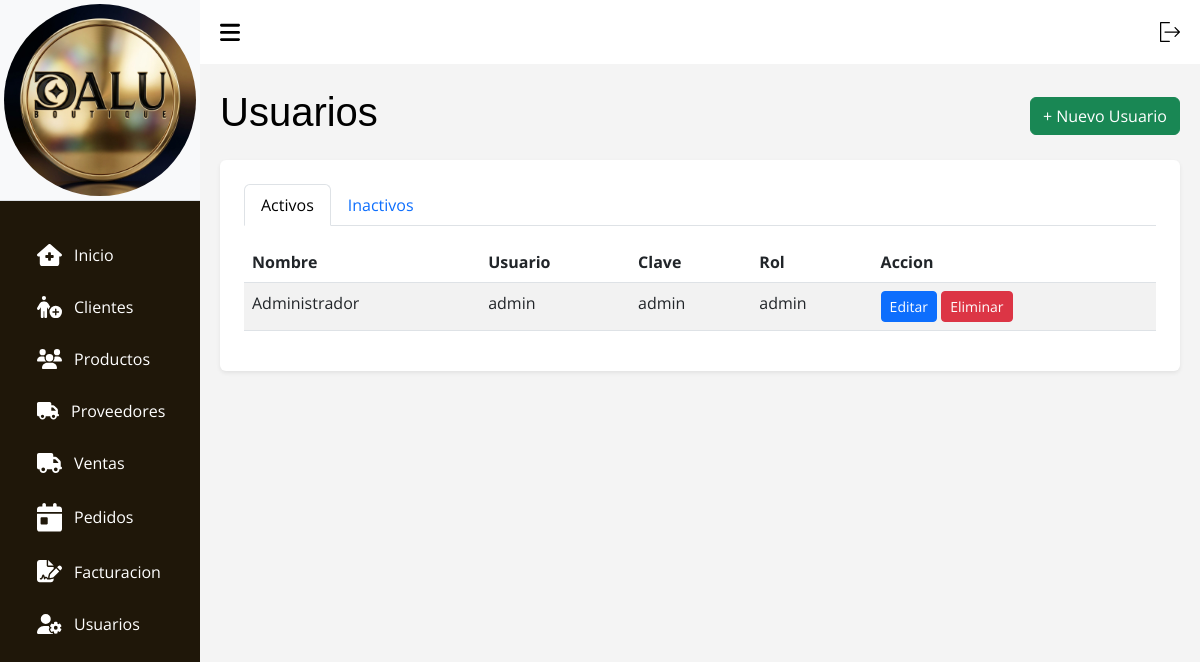
Before: /?c=Usuarios with the older database file.
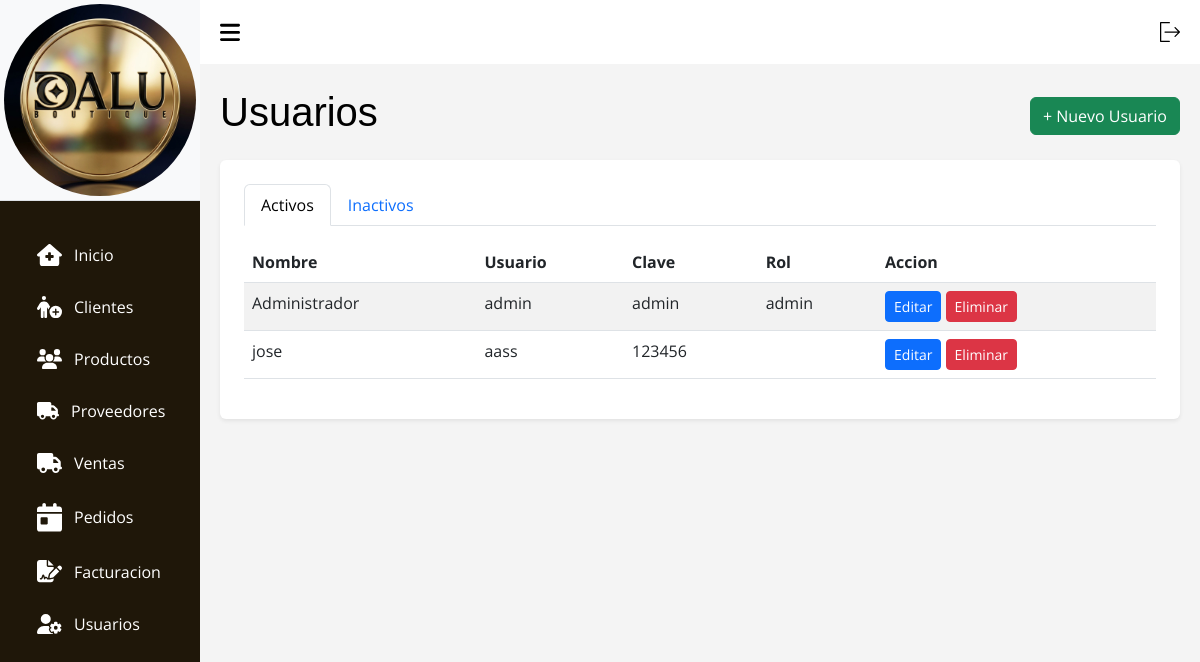
After: the same page with the newer database file.
### tables this page shows
CREATE TABLE `usuarios` (
  `id` int(11) NOT NULL,
  `id_rol` int(11) DEFAULT NULL,
  `nombre` varchar(100) NOT NULL,
  `usuario` varchar(50) NOT NULL,
  `clave` varchar(255) NOT NULL,
  `estado` tinyint(1) DEFAULT 1
);

### src/Models/Conexion.php (called while the page is built, shortened)
<?php
    class Conexion extends PDO {
        function __construct() {
            $servername = "localhost";
            $username = "root";
            $password = "";
            $dbname = "tiendadalu";
        }
    }

### src/Models/Usuarios.php (called while the page is built, shortened)
<?php
    class Usuarios extends Conexion {
        public function search() {
            $sql = "SELECT id, nombre, id_rol, (SELECT nombre FROM roles WHERE id=usuarios.id_rol) AS rol, usuario, clave FROM usuarios WHERE estado = 1";
            $stmt = $this->prepare($sql);
            $stmt->execute();
            return $stmt->fetchAll(\PDO::FETCH_ASSOC);
        }
    }

### src/Views/V_Usuarios.php (the view, shortened to what this page needs)
<!DOCTYPE html>
<html lang="es">
<head>
    <link rel="stylesheet" href="assets/css/css.css">
    <link rel="stylesheet" href="assets/css/tabla.css">
    <link rel="stylesheet" href="assets/css/header.css">
    <link rel="stylesheet" href="assets/bootstrap.min.css">
    <link rel="stylesheet" href="assets/DataTablet/datatables.css">
</head>
<body>
    <?php require_once __DIR__ . "/../Views/layout/header.php"; ?>
    <main>
        <div class="d-flex justify-content-between align-items-center mb-3">
            <h1 class="titulo text-black">Usuarios</h1>
            <button class="btn btn-success" data-bs-toggle="modal" data-bs-target="#modalAgregar">+ Nuevo Usuario</button>
        </div>
        <div class="container bg-white p-4 rounded shadow-sm">
            <ul class="nav nav-tabs mb-3" id="clienteTabs" role="tablist">
                <li class="nav-item">
                    <button class="nav-link active" id="activos-tab" data-bs-toggle="tab" data-bs-target="#activos" type="button">Activos</button>
                </li>
                <li class="nav-item">
                    <button class="nav-link" id="inactivos-tab" data-bs-toggle="tab" data-bs-target="#inactivos" type="button">Inactivos</button>
                </li>
            </ul>
            <div class="tab-content">
                <div class="tab-pane fade show active" id="activos">
                    <div class="table-responsive">
                        <table id="tablaActivos" class="table-DT table table-striped">
                            <thead>
                                <tr>
                                    <th scope="col">Nombre</th>
                                    <th scope="col">Usuario</th>
                                    <th scope="col">Clave</th>
                                    <th scope="col">Rol</th>
                                    <th scope="col">Accion</th>
                                </tr>
                            </thead>
                            <tbody>
                                <?php foreach ($usuarios as $u): ?>
                                    <tr>
                                        <td><?php echo $u['nombre']; ?></td>
                                        <td><?php echo $u['usuario']; ?></td>
                                        <td><?php echo $u['clave']; ?></td>
                                        <td><?php echo $u['rol']; ?></td>
                                        <td>
                                            <button class="btn btn-sm btn-primary" data-bs-toggle="modal" data-bs-target="#modalEditarUsuario<?= $u['id'] ?>">Editar</button>
                                            <button type="button" class="btn btn-sm btn-danger" data-bs-toggle="modal" data-bs-target="#modalConfirmarEliminarUsuario<?= $u['id'] ?>">Eliminar</button>
                                        </td>
                                    </tr>
                                <?php endforeach; ?>
                            </tbody>
                        </table>
                    </div>
                </div>
            </div>
        </div>
    </main>
</body>
</html>

### index.php (shortened to what this page needs)
<?php
$ruta = isset($_GET['c']) ? $_GET['c'] : "home/view";
$partes = explode("/", $ruta);
$controlador = "C" . ucfirst(strtolower($partes[0]));
$archivoControlador = __DIR__ . "/src/Controllers/" . $controlador . ".php";
if (file_exists($archivoControlador)) {
    require_once $archivoControlador;
} else {
    echo "NO EXISTE EL CONTROLADOR";
}
?>

### src/Controllers/CUsuarios.php (shortened to what this page needs)
<?php
    $accion = $_GET['accion'] ?? $_POST['accion'] ?? 'view';
    switch($accion) {
        case "view":
            $usuarios = (new Usuarios())->search();
            require_once __DIR__ . "/../Views/V_Usuarios.php";
            break;
    }

### src/Views/layout/header.php (shortened to what this page needs)
<section id="sidebar">
  <div class="sidebar-heading border-bottom bg-light p-1">
    <img src="assets/img/dalu.jpeg" class="img imglog background-color transparent" alt="...">
  </div>
  <ul class="side-menu">
    <li class="nav-item m-1 fs-6">
      <a class="nav-link active" aria-current="page" href="?c=Home">
        Inicio</a>
    </li>
    <li class="nav-item m-1 fs-6">
      <a class="nav-link" href="?c=Clientes">
        Clientes
      </a>
    </li>
    <li class="nav-item m-1 fs-6">
      <a class="nav-link" href="?c=Productos">
        Productos
      </a>
    </li>
    <li class="nav-item m-1 fs-6">
      <a class="nav-link" href="?c=Proveedores">
        Proveedores
      </a>
    </li>
<li class="nav-item m-1 fs-6">
      <a class="nav-link" href="?c=Ventas">
        Ventas
      </a>
    </li>
    <li class="nav-item m-1 fs-6">
      <a class="nav-link" href="?c=Pedidos">
        Pedidos
      </a>
    </li>
    <li class="nav-item m-1 fs-6">
      <a class="nav-link" href="?c=Facturacion">
        Facturacion
      </a>
    </li>
    <li class="nav-item  m-1 fs-6">
      <a class="nav-link" href="?c=Usuarios">
        Usuarios
      </a>
    </li>
  </ul>
</section>
<section id="content">
  <nav>
    <form action="index.php?c=login&a=Logout" method="POST">
      <button type="submit" style="background: none; border: none; cursor: pointer;">
      </button>
    </form>
  </nav>

### assets/css/css.css (style rules this page uses)
* { margin: 0; padding: 0; text-decoration: none; box-sizing: border-box; font-family: 'Segoe UI', Tahoma, Geneva, Verdana, sans-serif; }
.img { border-radius: 50%; }
body { font-family: Arial, Helvetica, sans-serif; height: 100vh; display: flex; flex-wrap: nowrap; background: #9794942c; }
main { width: 100%; padding: 24px 20px 20px 20px; }

### assets/css/tabla.css (style rules this page uses)
.titulo { color: #0508c7; font-family: Impact, Haettenschweiler, 'Arial Narrow Bold', sans-serif; }
.table { border-radius: 10px; }

### assets/css/header.css (style rules this page uses)
* { font-family: 'Open Sans', sans-serif; margin: 0; padding: 0; box-sizing: border-box; }
:root { --grey: #F1F0F6; --dark-grey: #2610a1be; --light: #fff; --dark: #000; --green: #81D43A; --light-green: #E3FFCB; --blue: #1775F1; --light-blue: #D0E4FF; --dark-blue: #0C5FCD; --red: #FC3B56; }
li { list-style: none; }
#sidebar { position: fixed; max-width: 200px; width: 100%; background: var(--light); top: 0; left: 0; height: 100%; overflow-y: auto; scrollbar-width: none; transition: all .3s ease; background-color: #1f1709; z-index: 200; }
#sidebar .icon { min-width: 22px; display: flex; justify-content: center; align-items: center; margin-right: 12px; }
#sidebar .side-menu { margin: 30px 0; padding: 0 18px; transition: all .3s ease; }
#sidebar .side-menu a { display: flex; align-items: center; font-size: 16px; color: var(--light); padding: 12px 16px 12px 0; border-radius: 20px; margin: 4px 0; white-space: nowrap; }
#content { position: relative; width: calc(100% - 200px); left: 200px; transition: all .3s ease; background-color: #49494a0f; }
nav { background: var(--light); height: 64px; padding: 0 20px; display: flex; align-items: center; grid-gap: 28px; position: sticky; top: 0; left: 0; z-index: 100; justify-content: space-between; }
.img { border-radius: 50%; background-color: transparent; }
nav .toggle-sidebar { font-size: 18px; cursor: pointer; }
svg { width: 20px; cursor: pointer; }
.imglog { width: 100%; }
.icon { margin-left: 15px; align-items: baseline; width: 25px; transition: 1.3s; }

### assets/DataTablet/datatables.css (style rules this page uses)
:root { --dt-row-selected: 13, 110, 253; --dt-row-selected-text: 255, 255, 255; --dt-row-selected-link: 9, 10, 11; --dt-row-stripe: 0, 0, 0; --dt-row-hover: 0, 0, 0; --dt-column-ordering: 0, 0, 0; --dt-html-background: white; }

Changed rows visible on the page:
added usuarios: nombre "jose", usuario "aass", clave "123456"
